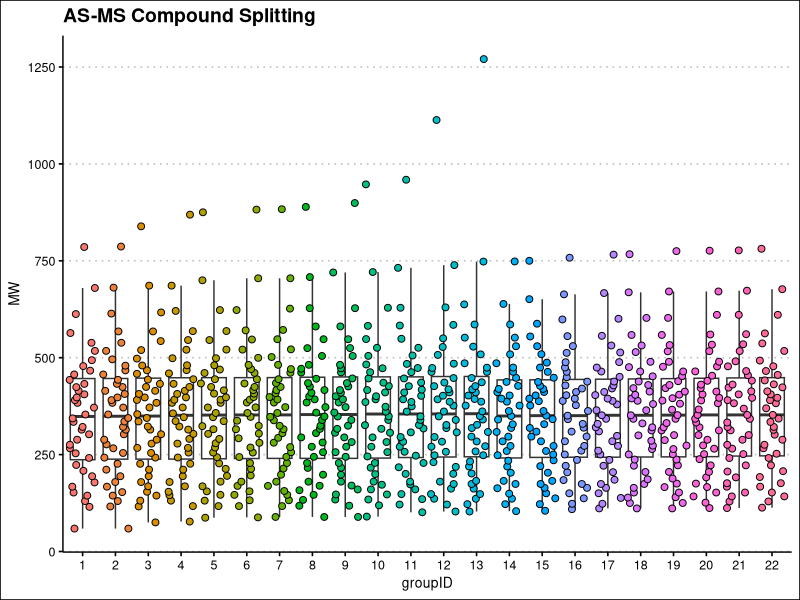
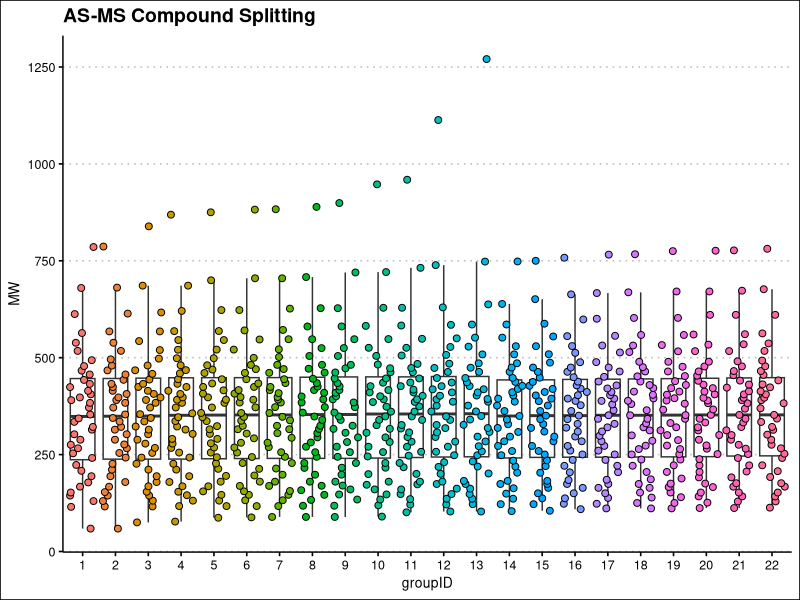

Write R code to recreate these figures, in order.
#
#  ____            __  __ _      _
# |  _ \  __ _ ___|  \/  (_) ___(_)_ __   __ _
# | | | |/ _` / __| |\/| | |/ __| | '_ \ / _` |
# | |_| | (_| \__ \ |  | | | (__| | | | | (_| |
# |____/ \__,_|___/_|  |_|_|\___|_|_| |_|\__,_|
#
# Written by: Michael Ronzetti NIH/NCATS 2022
#
# Sorts out compound list to maximize difference in molecular weights of a screening run.
library(tidyverse)
library(ggthemes)

# Import a csv file with sample id and molecular weight column (as 'MW')
df <- read.csv(file = './data/proteaselib.csv')

# Specify the number of smolecules per group here.
numInGroup <- 40

# Sort the entire list by MW in ascending order
df <- arrange(df, MW)

# Find the # of groups needed for the sorting
numGroups <- as.integer(ceiling(nrow(df) / numInGroup))
groupCount <- 1

# Initialize groupID column
df$groupID <- as.integer(0)

# Attach the groupID num to each row
for (x in 1:nrow(df)) {
  df$groupID[x] <- groupCount
  groupCount = groupCount + 1
  if (groupCount == numGroups + 1)
    groupCount = 1
}

# Split the df according to group ID
splitDF <- split(df, df$groupID, drop = false)

# Add NA to last row to equalize row numbers
for (x in 1:length(splitDF)) {
  if (nrow(splitDF[[x]]) < numInGroup)
    splitDF[[x]][nrow(splitDF[[x]]) + 1,] <- NA
}

# Plot out MWs vs. group ID as confirmation
df$groupID <- as.factor(df$groupID)
ggplot(df, aes(x = groupID, y = MW)) +
  geom_boxplot(outlier.shape = NA) +
  geom_jitter(size = 2, shape = 21, aes(fill = groupID)) +
  theme_clean() +
  theme(legend.position = 'none') +
  labs(title = 'AS-MS Compound Splitting')

ggsave(
  'compound_split.png',
  dpi = 600,
  scale = 2,
  plot = last_plot()
)

# Write out csv file for CoMa
write.csv(splitDF, './splitDF.csv', na = "")
